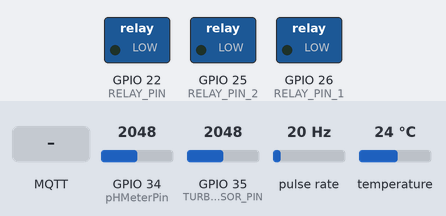
This sketch was run on a simulated ESP32. Shown: switched loads named in the sketch (green lamp = pin HIGH). Wiring (inferred from the names in the program): pulse sensor: data GPIO 23. The inputs (shaded band) are chosen by the test bench; at power-on: GPIO 34 (pHMeterPin) = 2048, GPIO 35 (TURBIDITY_SENSOR_PIN) = 2048, pulse rate 20 Hz, temperature 24 °C. WiFi joins after 1.5 s; servers stay silent unless stated; no MQTT or app messages arrive unless stated; what the sketch prints to the serial monitor is not drawn.

Above: at 2.7 s.
2.8 s: MQTT message "off" arrives on the first subscribed topic
At 4.3 s:
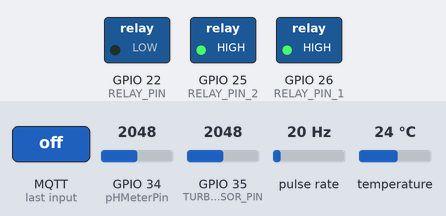
4.8 s: MQTT message "on" arrives on the first subscribed topic
At 5.8 s:
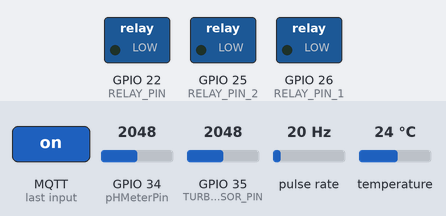
Timing chart, 0 to 7.8 s (numbered marks = the images above; inputs shaded):
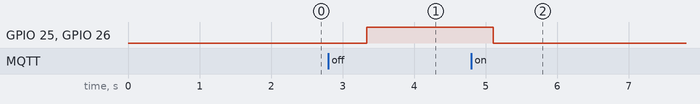

The sketch:

Projek_Air.ino
```cpp
#include <WiFi.h>
#include <WiFiClientSecure.h>
#include <PubSubClient.h>
#include <OneWire.h>
#include <DallasTemperature.h>
#include "DFRobot_PH.h"
#include <EEPROM.h>

#define ONE_WIRE_BUS 4           // Pin Sensor Suhu
#define TURBIDITY_SENSOR_PIN 35  // Pin analog untuk sensor turbidity
#define RELAY_PIN 22             // Pin relay pompa
#define pHMeterPin 34            // GPIO34 (ADC pin) untuk pH meter
#define Offset 0.04              // Deviation compensate
#define LED 2                    // GPIO2 sebagai indikator LED pada ESP32
#define samplingInterval 20
#define printInterval 800
#define ArrayLenth 40            // Times of collection

#define SENSOR 23  // Pin water flow

#define RELAY_PIN_1 26  // Pin GPIO untuk relay pompa pertama
#define RELAY_PIN_2 25  // Pin GPIO untuk relay pompa kedua
#define BUTTON_PIN 27   // Pin GPIO untuk tombol pompa

bool relayState = false;  // Menyimpan status relay (false = mati, true = nyala)
int pHArray[ArrayLenth];  // Store the average value of the sensor feedback
int pHArrayIndex = 0;

OneWire oneWire(ONE_WIRE_BUS);
DallasTemperature sensors(&oneWire);

// Inisialisasi variabel untuk flow water
long currentMillis = 0;
long previousMillis = 0;
int interval = 1000;
float calibrationFactor = 4.5;
float voltage,phValue,temperature = 25;
DFRobot_PH ph;
volatile byte pulseCount;
byte pulse1Sec = 0;
float flowRate;
unsigned int flowMilliLitres;
unsigned long totalMilliLitres;

// Informasi Wi-Fi
const char* ssid = "Luxion";
const char* password = "87654321";

// Informasi Broker MQTT
const char* mqttServer = "76397f75035a455399199a08f3b33bb8.s1.eu.hivemq.cloud";
const int mqttPort = 8883;
const char* mqttUser = "Aquadex123";
const char* mqttPassword = "Aquadex123";
const char* mqttTopic = "Aquadex";
const char* mqttActionTopic = "Action";  // Topic untuk menerima perintah on/off

// Membuat objek WiFi dan MQTT client
WiFiClientSecure espClient;
PubSubClient client(espClient);

void IRAM_ATTR pulseCounter() {
  pulseCount++;
}

void setup() {
  Serial.begin(115200);
  sensors.begin();
  ph.begin();

  // Inisialisasi pin relay tambahan dan tombol
  pinMode(RELAY_PIN_1, OUTPUT);
  pinMode(RELAY_PIN_2, OUTPUT);
  pinMode(BUTTON_PIN, INPUT_PULLUP);
  digitalWrite(RELAY_PIN_1, LOW);
  digitalWrite(RELAY_PIN_2, LOW);

  // Inisialisasi pin untuk sensor air
  pinMode(SENSOR, INPUT_PULLUP);
  pinMode(RELAY_PIN, OUTPUT);  // Set pin sebagai output
  digitalWrite(RELAY_PIN, LOW);  // Default mati

  pulseCount = 0;
  flowRate = 0.0;
  flowMilliLitres = 0;
  totalMilliLitres = 0;
  previousMillis = 0;

  attachInterrupt(digitalPinToInterrupt(SENSOR), pulseCounter, FALLING);

  // Koneksi Wi-Fi
  WiFi.begin(ssid, password);
  while (WiFi.status() != WL_CONNECTED) {
    delay(500);
    Serial.print(".");
  }
  Serial.println("\nWiFi Connected");

  // Nonaktifkan verifikasi sertifikat TLS
  espClient.setInsecure();

  // Konfigurasi MQTT
  client.setServer(mqttServer, mqttPort);
  client.setCallback(mqttCallback);  // Menetapkan callback untuk menerima pesan

  while (!client.connected()) {
    Serial.print("Connecting to MQTT...");
    if (client.connect("ESP32Client", mqttUser, mqttPassword)) {
      Serial.println("Connected");
      client.subscribe(mqttActionTopic);  // Subscribe ke topic Action
    } else {
      Serial.print("Failed. Error Code: ");
      Serial.println(client.state());
      delay(2000);
    }
  }

  // Serial.println("Program dimulai. Relay siap dikendalikan dengan tombol.");
}

void loop() {
  if (!client.connected()) {
    reconnectMQTT();
  }
  client.loop();

  // Pengambilan data dari sensor
  float pHValue = readPH();
  int turbidityRaw = analogRead(TURBIDITY_SENSOR_PIN);
  int turbidity = convertTurbidity(turbidityRaw, 200, 3000);
  waterflow();

  sensors.requestTemperatures(); // Meminta suhu dari sensor
  float temperature = sensors.getTempCByIndex(0); // Membaca suhu (Celsius)

  // Serial.print("Temperature (C): ");
  // Serial.println(temperature);

  delay(1000);

  // Kirim data ke MQTT
  sendDataToMQTT(pHValue, turbidity, flowRate, totalMilliLitres, temperature);
}

void mqttCallback(char* topic, byte* payload, unsigned int length) {
  // Fungsi ini akan dipanggil saat pesan diterima dari broker MQTT
  String message = "";
  for (int i = 0; i < length; i++) {
    message += (char)payload[i];
  }

  Serial.print("Message received: ");
  Serial.println(message);

  // Cek pesan yang diterima untuk mengendalikan relay
  if (String(topic) == mqttActionTopic) {
    if (message == "on") {
      relayState = true;
      digitalWrite(RELAY_PIN_1, LOW);  // Nyalakan relay
      digitalWrite(RELAY_PIN_2, LOW);  // Nyalakan relay
    } else if (message == "off") {
      relayState = false;
      digitalWrite(RELAY_PIN_1, HIGH); // Matikan relay
      digitalWrite(RELAY_PIN_2, HIGH); // Matikan relay
    }
  }
}

float readPH() {
  static unsigned long samplingTime = millis();
  static float voltage, phValue;

  // Sampling interval untuk pengukuran pH
  if (millis() - samplingTime > samplingInterval) {
    // Membaca data sensor dan menyimpan ke array
    pHArray[pHArrayIndex++] = analogRead(pHMeterPin);
    if (pHArrayIndex == ArrayLenth) pHArrayIndex = 0;

    // Menghitung voltase dari nilai ADC
    voltage = avergearray(pHArray, ArrayLenth) * 5.0 / 1024;

    // Konversi voltase menjadi nilai pH
    phValue = 3.5 * voltage + Offset;

    samplingTime = millis(); // Reset waktu sampling
  }

  // Tampilkan data pH ke Serial Monitor (opsional)
  Serial.print("Voltage: ");
  Serial.print(voltage, 2);
  Serial.print(" V, pH Value: ");
  Serial.println(phValue, 2);

  return phValue; // Mengembalikan nilai pH
}


void waterflow() {
  currentMillis = millis();
  if (currentMillis - previousMillis > interval) {
    pulse1Sec = pulseCount;
    pulseCount = 0;

    flowRate = ((1000.0 / (millis() - previousMillis)) * pulse1Sec) / calibrationFactor;
    previousMillis = millis();
    flowMilliLitres = (flowRate / 60) * 1000;
    totalMilliLitres += flowMilliLitres;
  }
}

double avergearray(int* arr, int number) {
  long amount = 0;
  int min, max;

  if (number <= 0) return 0;
  if (number < 5) {
    for (int i = 0; i < number; i++) amount += arr[i];
    return (double)amount / number;
  }

  min = arr[0];
  max = arr[1];
  for (int i = 2; i < number; i++) {
    if (arr[i] < min) {
      amount += min;
      min = arr[i];
    } else if (arr[i] > max) {
      amount += max;
      max = arr[i];
    }
  }
  return (double)amount / (number - 2);
}

int convertTurbidity(int rawValue, int rawMin, int rawMax) {
  // Batasi rawValue agar tetap dalam rentang
  if (rawValue < rawMin) rawValue = rawMin;
  if (rawValue > rawMax) rawValue = rawMax;

  // Hitung nilai skala 0-100
  return map(rawValue, rawMin, rawMax, 50, 0);
}

void reconnectMQTT() {
  while (!client.connected()) {
    Serial.print("Reconnecting to MQTT...");
    if (client.connect("ESP32Client", mqttUser, mqttPassword)) {
      Serial.println("Connected");
      client.subscribe(mqttActionTopic);  // Subscribe ke topic Action
    } else {
      Serial.print("Failed. Error Code: ");
      Serial.println(client.state());
      delay(2000);
    }
  }
}

void sendDataToMQTT(float pH, int turbidity, float flow, unsigned long total, float temperature) {
  String data = "{\"pH\":" + String(pH, 2) +
                ",\"Turbidity\":" + String(turbidity) +
                ",\"FlowRate\":" + String(flow, 2) +
                ",\"TotalMilliLitres\":" + String(total) +
                ",\"Suhu\":" + String(temperature, 2) + "}";
  client.publish(mqttTopic, data.c_str());
  Serial.println(data);
}
```

Measured:
- after the input at 2.8 s, GPIO 25 (RELAY_PIN_2), GPIO 26 (RELAY_PIN_1): LOW → HIGH after 0.54 s
- after the input at 4.8 s, GPIO 25 (RELAY_PIN_2), GPIO 26 (RELAY_PIN_1): HIGH → LOW after 0.31 s
